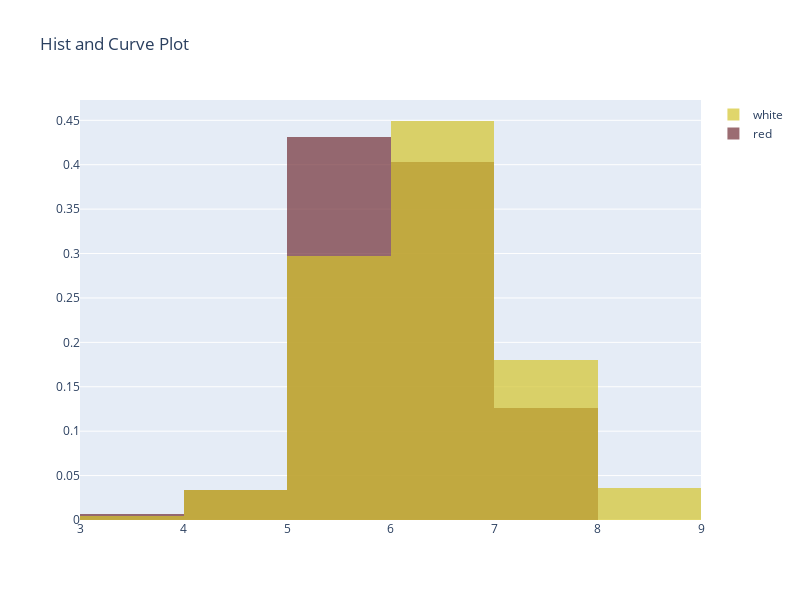

This figure's notebook cell:
### Code cell
import plotly.figure_factory as ff

colors = ['#722f37','#d4c52d']
hist_data = [df_red['quality'].to_numpy(),df_white['quality'].to_numpy()]
group_labels = ['red','white'] # name of the dataset

fig = ff.create_distplot(hist_data, group_labels,colors = colors, show_rug=False,show_curve=False)
fig.update_layout(title_text='Hist and Curve Plot',height=600,width=800)
fig.show()

### Figure 1 — Plotly figure (JSON) as saved in the notebook; plotly's stock layout.template omitted (floating-point values rounded to 4 significant figures; data arrays with more than 128 entries replaced by an {"elided": "..."} marker saying what was removed)
{"data": [{"histnorm": "probability density", "legendgroup": "red", "marker": {"color": "#722f37"}, "name": "red", "opacity": 0.7, "type": "histogram", "x": {"elided": "1599 int values"}, "xaxis": "x", "xbins": {"end": 8, "size": 1, "start": 3}, "yaxis": "y"}, {"histnorm": "probability density", "legendgroup": "white", "marker": {"color": "#d4c52d"}, "name": "white", "opacity": 0.7, "type": "histogram", "x": {"elided": "4898 int values"}, "xaxis": "x", "xbins": {"end": 9, "size": 1, "start": 3}, "yaxis": "y"}], "layout": {"barmode": "overlay", "height": 600, "hovermode": "closest", "legend": {"traceorder": "reversed"}, "title": {"text": "Hist and Curve Plot"}, "width": 800, "xaxis": {"anchor": "y2", "autorange": true, "domain": [0, 1], "range": [3, 9], "type": "linear", "zeroline": false}, "yaxis": {"anchor": "free", "autorange": true, "domain": [0, 1], "position": 0, "range": [0, 0.4729]}}}
